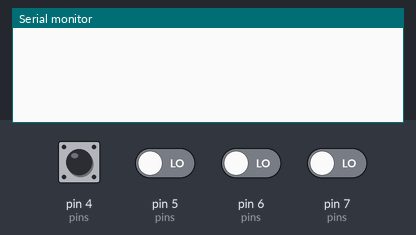
Recording of a sketch running on a simulated Arduino Uno, built with avr-gcc and run on an emulated ATmega328P. Shown: the last lines printed to the serial monitor. The inputs (shaded band) are chosen by the test bench; at power-on: pin 4 (pins), pin 5 (pins), pin 6 (pins), pin 7 (pins) LOW.

Above: at 1.2 s.
1.3 s: pin 7 (pins) driven HIGH
At 2.5 s:
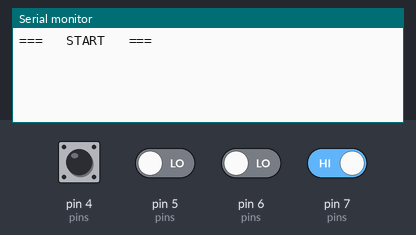
2.8 s: pin 4 (pins) driven HIGH
At 3.7 s:
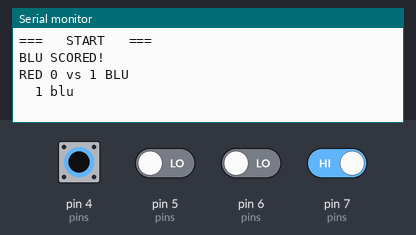
4.3 s: pin 5 (pins) driven HIGH
At 5.2 s:
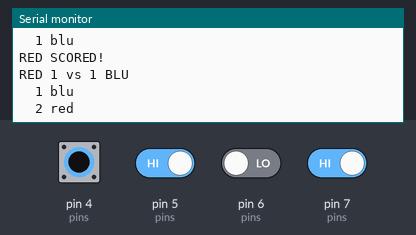
5.8 s: pin 6 (pins) driven HIGH
At 6.8 s:
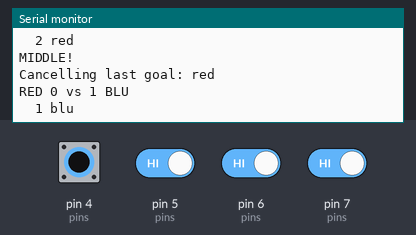
7.3 s: pin 4 (pins) pulsed LOW 2 times (0.12 s each, 0.3 s apart)
At 9.3 s:
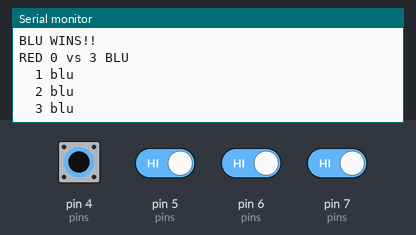
Timing chart, 0 to 10.4 s (numbered marks = the images above; inputs shaded):
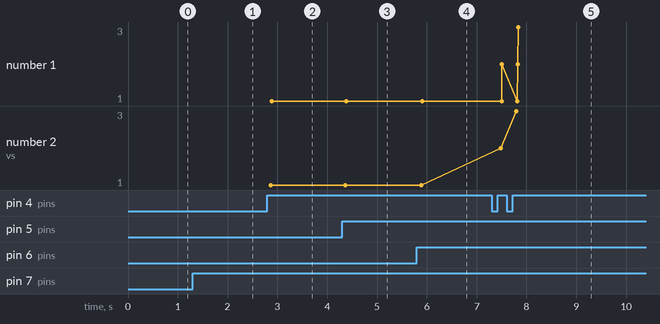

Measured:
- after the input at 1.3 s, the serial monitor: prints a new line after 0.05 s (image 1)
- after the input at 2.8 s, the serial monitor: prints a new line after 0.05 s (image 2)
- after the input at 4.3 s, the serial monitor: prints a new line after 0.05 s (image 3)
- after the input at 5.8 s, the serial monitor: prints a new line after 0.05 s (image 4)
- after the input at 7.3 s, the serial monitor: prints a new line after 0.17 s (image 5)
- plotted number 1: 1 → 3 after the input at 7.3 s
- plotted number 2: 1 → 3 after the input at 7.3 s

The sketch:

foosball.ino
```cpp
const int START = 7;
const int RESET = 6;
const int RED = 5;
const int BLU = 4;

const int pins[] = {START, RESET, RED, BLU};

int state[] = {LOW, LOW, LOW, LOW};
int last[] = {LOW, LOW, LOW, LOW};
long time[] = {0,0,0,0};
long debounce = 50;

void setup() {
  for(int i=0; i<4; i++) pinMode(pins[i], INPUT);

  Serial.begin(9600);
}

int reading;

void loop() {
  //Serial.println("hello");

  for(int i=0; i<4; i++) {
    reading = digitalRead(pins[i]);

    if (reading != last[i]) {
      // reset the debouncing timer
      time[i] = millis();
    }

    if ((millis() - time[i]) > debounce) {
      // whatever the reading is at, it's been there for longer
      // than the debounce delay, so take it as the actual current state:

      // if the button state has changed:
      if (reading != state[i]) {
        state[i] = reading;

        // only toggle the LED if the new button state is HIGH
        if (reading == HIGH) {
          button(pins[i]);
        }
      }
    }

    last[i] = reading;

  }

}


// GAME LOGIC


boolean playing = false;
unsigned int score_red = 0;
unsigned int score_blu = 0;
unsigned int goals[100];

const unsigned int WIN_GOALS = 3;
const unsigned int WIN_DIFF = 2;

void button(int button) {

  if(button == START) {
    Serial.println("===   START   ===");

    // reset everything
    playing = true;

    score_red = 0;
    score_blu = 0;

    for(int i=0; i<100; i++) {
       goals[i] = 0;
    }


  } else if(playing && button == RESET) {
    Serial.println("MIDDLE!");

    // position in goals array
    int pointer = score_red + score_blu;

    if(pointer > 0) {
      int last = goals[pointer-1];

      Serial.print("Cancelling last goal:");
      if(last == RED) {
        score_red--;
        Serial.println(" red");
      } else if(last == BLU) {
        score_blu--;
        Serial.println(" blu");
      }

      goals[pointer-1] = 0;

    }

    scores();


  } else if(playing && button == RED) {
    Serial.println("RED SCORED!");

    score(RED);


  } else if(playing && button == BLU) {
    Serial.println("BLU SCORED!");

    score(BLU);
  }

}

void score(int team) {

  // position in goals array
  int pointer = score_red + score_blu;

  if(team == RED) {
    score_red++;
    goals[pointer] = RED;

    // check win
    if(score_red >= WIN_GOALS && score_red >= score_blu +WIN_DIFF) {
      Serial.println("RED WINS!!");
      playing = false;
    }

  } else if(team == BLU) {
    score_blu++;
    goals[pointer] = BLU;

    // check win
    if(score_blu >= WIN_GOALS && score_blu >= score_red +WIN_DIFF) {
      Serial.println("BLU WINS!!");
      playing = false;
    }

  }

  scores();

}

void scores() {
    // position in goals array
    int pointer = score_red + score_blu;

    // RED x vs x BLU
    Serial.print("RED ");
    Serial.print(score_red);
    Serial.print(" vs ");
    Serial.print(score_blu);
    Serial.println(" BLU");

    for(int i=0; i<pointer; i++) {
      if(i+1<10) {
        Serial.print("  ");
      } else {
        Serial.print(" ");
      }
      Serial.print(i+1);
      if(goals[i] == RED) {
        Serial.println(" red");
      } else if(goals[i] == BLU) {
        Serial.println(" blu");
      }

    }
}
```
